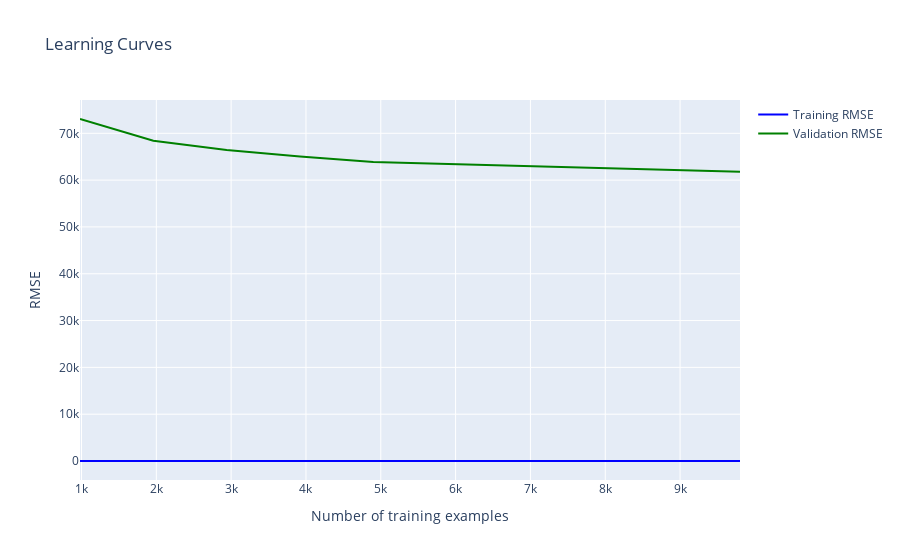

The code cell stored with this chart in its notebook:
### Code cell
# plot_learning_curves(new_pipe_knn, Xpip_train, ypip_train, cv=5)

### Figure 1 — Plotly figure (JSON) as saved in the notebook; plotly's stock layout.template omitted (floating-point values rounded to 4 significant figures)
{"data": [{"line": {"color": "blue"}, "mode": "lines", "name": "Training RMSE", "type": "scatter", "x": [980, 1960, 2940, 3920, 4900, 5880, 6860, 7840, 8820, 9801], "y": [0.04271, 0.06358, 0.07426, 0.08248, 0.08777, 0.1048, 0.1052, 0.1138, 0.1198, 0.1208]}, {"line": {"color": "green"}, "mode": "lines", "name": "Validation RMSE", "type": "scatter", "x": [980, 1960, 2940, 3920, 4900, 5880, 6860, 7840, 8820, 9801], "y": [73060.0, 68400.0, 66430.0, 65020.0, 63870.0, 63460.0, 63120.0, 62720.0, 62250.0, 61810.0]}], "layout": {"title": {"text": "Learning Curves"}, "xaxis": {"title": {"text": "Number of training examples"}}, "yaxis": {"title": {"text": "RMSE"}}}}
